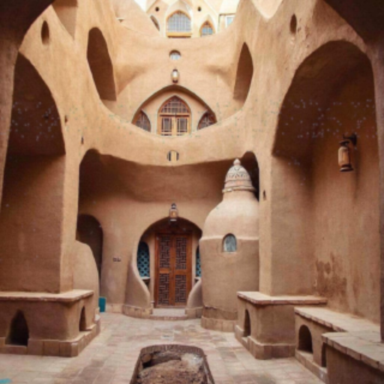
#> input picture module-2/task1_outputs/official_test1_rgb.png, 384 x 384 px; its folder holds 4 pictures in this run
$ python make_figures.py
#> lines starting #> are read from the running program, lines starting #| are printed output that depends on the picture
"""Generate all figures used by report.tex (run from anywhere).

Requires the Task 1 outputs (task1_outputs/, task1_da_outputs_large/) and the
Task 2 outputs (task2_results/, task2_results/blender/).
"""
from __future__ import annotations

import json
from pathlib import Path

import matplotlib
matplotlib.use("Agg")
import matplotlib.pyplot as plt
import numpy as np
from PIL import Image, ImageDraw, ImageFont

HERE = Path(__file__).resolve().parent
ROOT = HERE.parent
FIG = HERE / "figures"
FIG.mkdir(exist_ok=True)

DOMAINS = ["official_test1", "official_test4", "official_test5", "outdoor_real", "sketch"]
TITLES = ["official_test1 - Input", "official_test4 - Input", "official_test5 - Input",
          "outdoor_real - Input", "sketch - Input"]


def fig_five_domains() -> None:
    """Two-column landscape grid: 5 domain blocks, each input/depth/normal."""
    cell, lab, gap = 250, 34, 40
    col_w = 3 * cell
    rows_left = ["official_test1", "official_test4", "official_test5"]
    rows_right = ["outdoor_real", "sketch"]
    width = 2 * col_w + gap
    height = 3 * (cell + lab)
    out = Image.new("RGB", (width, height), "white")
#> out: PIL image 1540x852 RGB; every value is 255
    draw = ImageDraw.Draw(out)
    font = ImageFont.load_default(size=22)
    keys = ["rgb", "depth", "normal"]
    names = ["Input", "Depth", "Normal"]

    def draw_block(stem, x0, y0):
#> called with stem = 'official_test1', x0 = 0, y0 = 0
        for c, (k, name) in enumerate(zip(keys, names)):
            im = Image.open(ROOT / "task1_outputs" / f"{stem}_{k}.png").convert("RGB").resize((cell, cell))
            out.paste(im, (x0 + c * cell, y0 + lab))
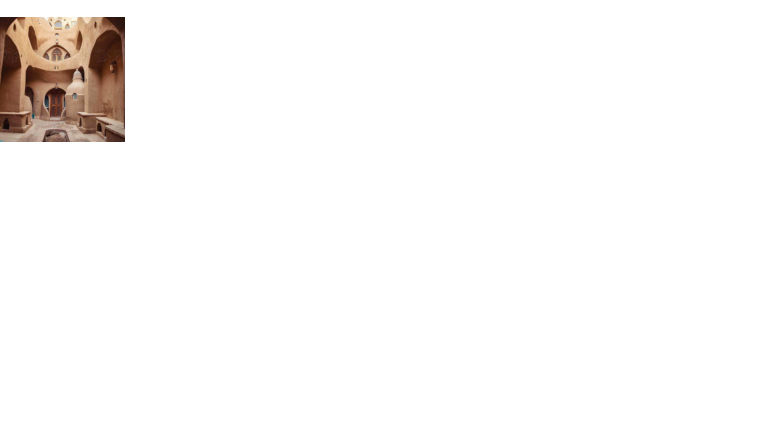
#> out: PIL image 1540x852 RGB (shown at 1/2 size); mean R, G, B 249.9, 248.1, 247
            draw.text((x0 + c * cell + 6, y0 + 6), f"{stem} - {name}", fill="black", font=font)

    for r, stem in enumerate(rows_left):
        draw_block(stem, 0, r * (cell + lab))
    for r, stem in enumerate(rows_right):
        draw_block(stem, col_w + gap, r * (cell + lab))
    out.save(FIG / "fig_task1_five_domains.png")


# [83 lines left out: functions fig_failure_da, fig_task2_mesh, fig_task2_curves, not called in this run]


if __name__ == "__main__":
#> (the run stopped early here; a loop or call above may not have finished)
